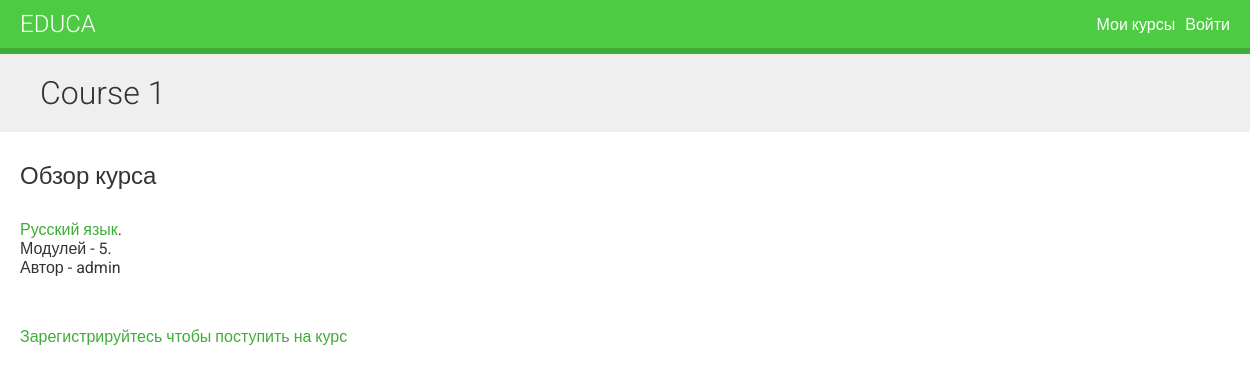
Page /course/course1/ on the committed database.
### courses/models.py (models this page shows, shortened)
class Course(models.Model):
    owner = models.ForeignKey(User,
                              related_name='courses_created',  # user.courses_created.all() - ex. to use
                              on_delete=models.CASCADE)
    subject = models.ForeignKey(Subject,
                                related_name='courses',
                                on_delete=models.CASCADE)
    title = models.CharField(max_length=200)
    slug = models.SlugField(max_length=200, unique=True)
    overview = models.TextField()  # краткий обзор курса
    created = models.DateTimeField(auto_now_add=True)
    students = models.ManyToManyField(User, related_name='course_joined', blank=True)
    class Meta:
        ordering = ['-created']

class Subject(models.Model):  # предмет курса
    title = models.CharField(max_length=200)
    slug = models.SlugField(max_length=200, unique=True)
    class Meta:
        ordering = ['title']

### courses/views.py (the view)
# urls.py: path('<slug:slug>/', views.CourseDetailView.as_view(), name='course_detail'),
class CourseDetailView(DetailView):
    model = Course  # в контекст шаблона автоматически передастся объект данной модели под именем object
    template_name = 'courses/course/detail.html'
    def get_context_data(self, **kwargs):
        context = super().get_context_data(**kwargs)
        context['enroll_form'] = CourseEnrollForm(  # передаем в контекст шаблона enroll_form как форму
            initial={'course': self.object})  # значение course сразу будет содержать текущий курс (форма же невидимая)
        return context

### courses/templates/courses/course/detail.html (shortened to what this page needs)
{% extends 'base.html' %}
{% block content %}
  {% with subject=object.subject %}
    <h1>{{ object.title }}</h1>
    <div class="module">
      <h2>Обзор курса</h2>
      <p>
        <a href="{% url 'course_list_subject' subject.slug %}">
        {{ subject.title }}</a>.<br />
        Модулей - {{ object.modules.count }}.<br />
        Автор - {{ object.owner.username }}
      </p>
      {% if request.user.is_authenticated %}
        <form action="{% url 'student_enroll_course' %}" method="post">
          {{ enroll_form }}
          {% csrf_token %}
          <input type="submit" value="Поступить">
        </form>
      {% else %}
        <a href="{% url 'student_registration' %}">
          Зарегистрируйтесь чтобы поступить на курс
        </a>
      {% endif %}
    </div>
  {% endwith %}
{% endblock %}

### courses/static/css/base.css (style rules this page uses)
body { margin:0; font-family:'Roboto', sans-serif; font-weight:400; color:#333; }
a { color:#3fad37; text-decoration:none; }
h1, h2, h3, h4, h5, h6 { font-family:'Roboto', sans-serif; font-weight:300; }
h1 { background:#efefef; width:100%; overflow:auto; padding:20px 0 20px 40px; margin:0; }
.module { padding:10px 20px; float:left; width:600px; }
.module p { margin:10px 0 20px; width:100%; float:left; }

### rows in the picture
Course: title "Course 1", modules.count "5", owner.username "admin"
Subject: title "Русский язык"
